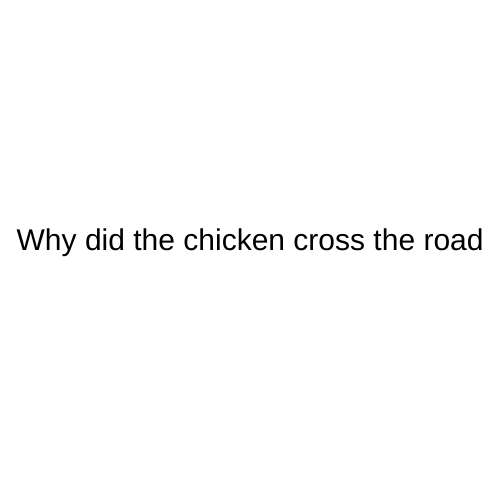
Frame 1 (no input)
Frame 60 (no input): identical to frame 1, image omitted
Frame 120 (the mouse pressed at the canvas centre since frame 60): identical to frame 1, image omitted

The p5.js sketch that drew this single still picture (run headless with seeded random() and noise() and a simulated clock; from frame 60 on, the mouse is pressed at the canvas centre):

// p5.js sketch
// ── sketch.js
let state = 0;

function setup() {
  createCanvas(500, 500);
  textAlign(CENTER);

}

function draw() {
  switch (state) {
    case 0:
    background("white");
    fill("black");
    textSize(30);
    text("Why did the chicken cross the road", width/2, height/2);
    break;

    case 1:
    background("black");
    fill("white");
    textSize(30);
    text("To get to the other side", width/2, height/2);
    break;
  }
}

  function mouseReleased(){
    state++;
    if (state > 1) state = 0;
  }
